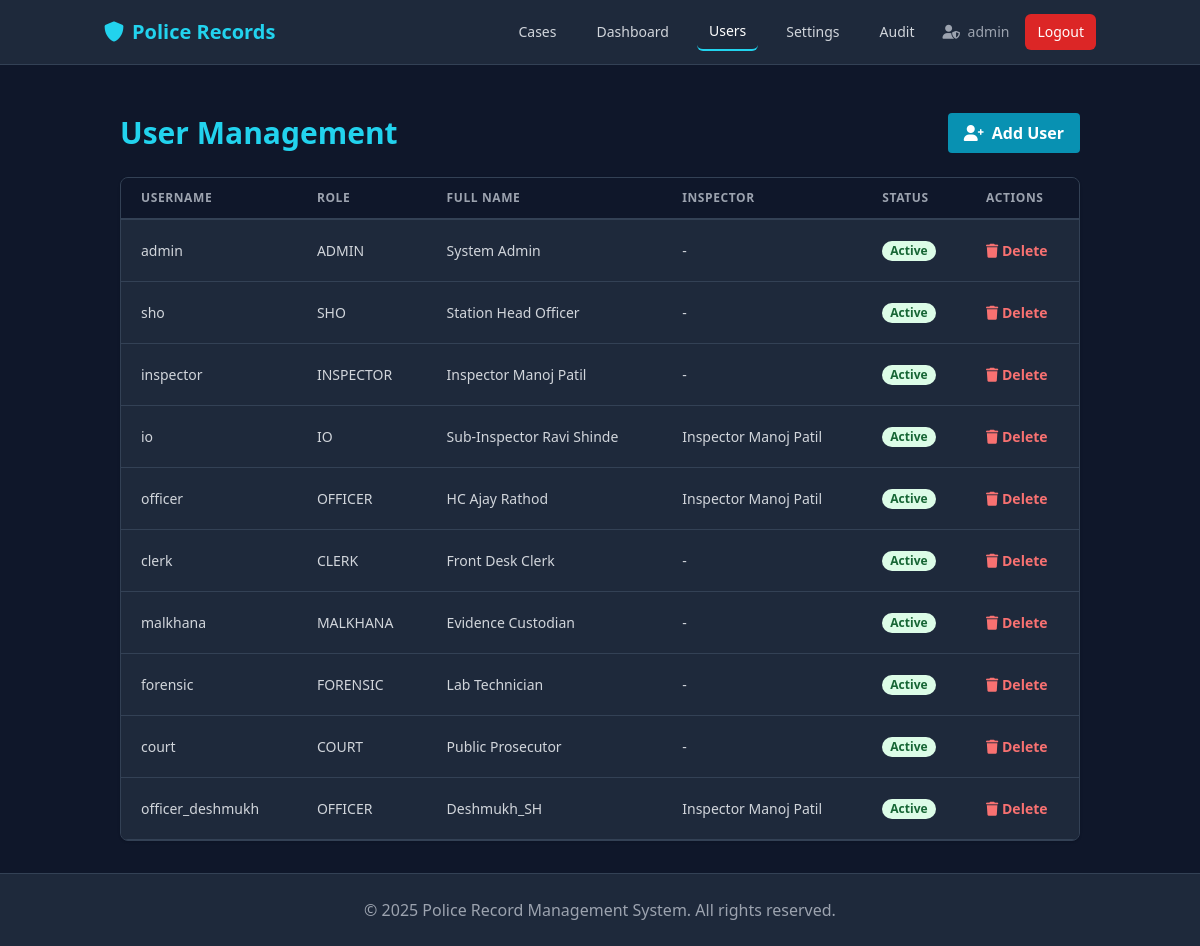
Before: /admin/users (signed in) with the older database file.
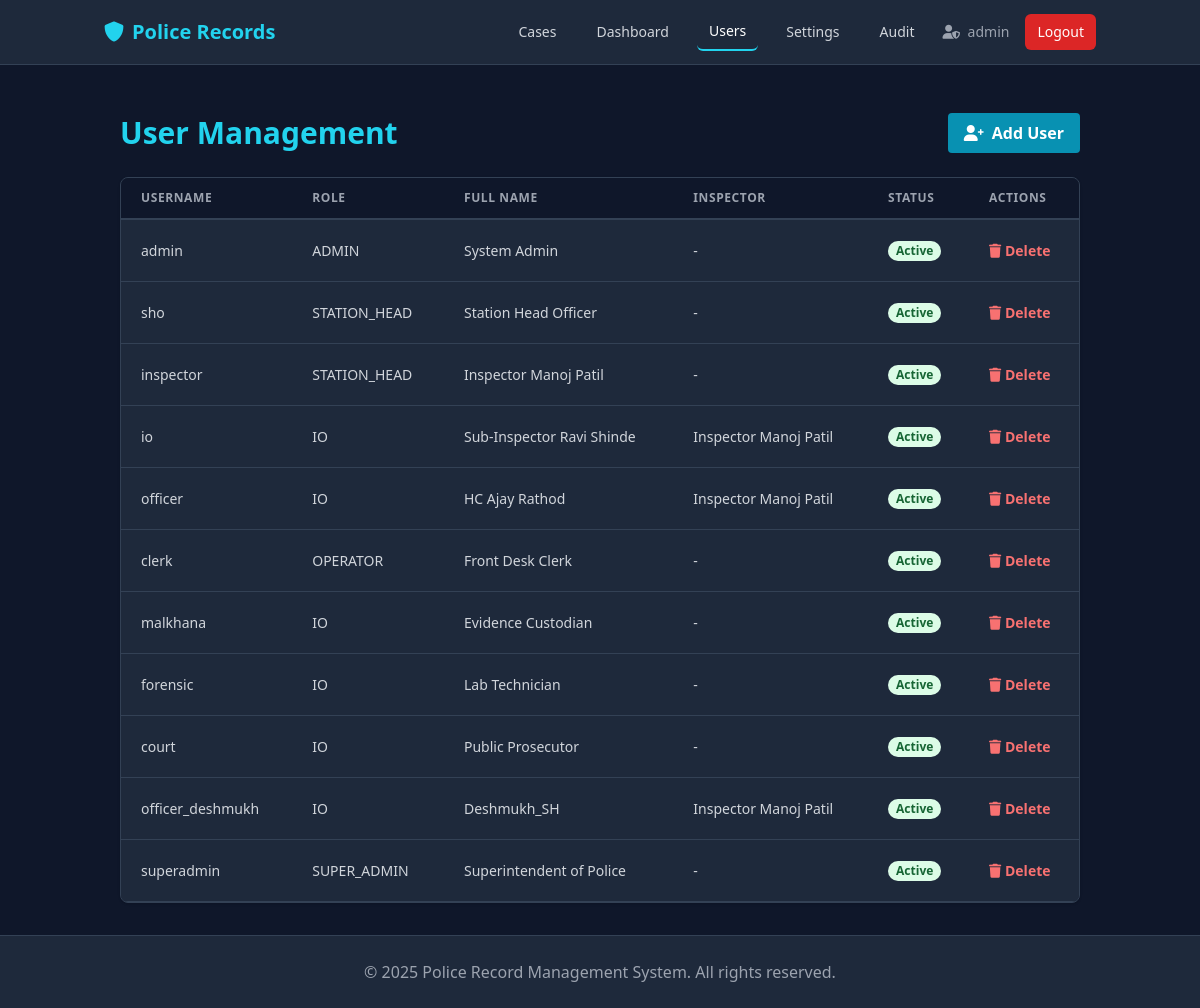
After: the same page with the newer database file.
### app/models.py (models this page shows, shortened)
class User(db.Model, UserMixin):
    id = db.Column(db.Integer, primary_key=True)
    station_id = db.Column(db.Integer, db.ForeignKey('station.id'), nullable=False)
    username = db.Column(db.String(80), unique=True, nullable=False)
    email = db.Column(db.String(120), unique=True, nullable=False)
    password_hash = db.Column(db.String(255), nullable=False)
    role = db.Column(db.String(50), nullable=False)
    full_name = db.Column(db.String(120), nullable=False)
    badge_number = db.Column(db.String(50))
    inspector_id = db.Column(db.Integer, db.ForeignKey('user.id'))
    is_active = db.Column(db.Boolean, default=True)
    created_at = db.Column(db.DateTime, default=datetime.utcnow)
    station = db.relationship('Station', backref='users')
    officers = db.relationship('User', backref=db.backref('inspector', remote_side=[id]), lazy=True)
    cases_reported = db.relationship('Case', foreign_keys='Case.created_by_id', backref='reporter', lazy=True)
    firs_filed = db.relationship('FIR', foreign_keys='FIR.filed_by_id', backref='filer', lazy=True)

### app/admin/routes.py (the view)
@admin.route('/admin/users')
@login_required
@admin_required
def users():
    users = User.query.filter_by(station_id=current_user.station_id).all()
    return render_template('admin/users.html', users=users)

### app/admin/routes.py (called while the page is built)
def admin_required(f):
    @wraps(f)
    def decorated_function(*args, **kwargs):
        if not current_user.is_authenticated or current_user.role != 'admin':
            return render_template('403.html'), 403
        return f(*args, **kwargs)
    return decorated_function

### app/models.py (called while the page is built)
@login_manager.user_loader
def load_user(user_id):
    return User.query.get(int(user_id))

### app/templates/admin/users.html (shortened to what this page needs)
{% extends "base.html" %}
{% block content %}
<div class="container mx-auto px-4">
    <div class="flex justify-between items-center mb-6">
        <h2 class="text-3xl font-bold text-cyan-400">User Management</h2>
        <a href="{{ url_for('admin.create_user') }}"
            class="bg-cyan-600 hover:bg-cyan-700 text-white font-bold py-2 px-4 rounded">
            <i class="fas fa-user-plus mr-2"></i>Add User
        </a>
    </div>
    <div class="bg-slate-800 rounded-lg shadow border border-slate-700 overflow-hidden">
        <table class="min-w-full leading-normal">
            <thead>
                <tr>
                    <th
                        class="px-5 py-3 border-b-2 border-slate-700 bg-slate-900 text-left text-xs font-semibold text-gray-400 uppercase tracking-wider">
                        Username</th>
                    <th
                        class="px-5 py-3 border-b-2 border-slate-700 bg-slate-900 text-left text-xs font-semibold text-gray-400 uppercase tracking-wider">
                        Role</th>
                    <th
                        class="px-5 py-3 border-b-2 border-slate-700 bg-slate-900 text-left text-xs font-semibold text-gray-400 uppercase tracking-wider">
                        Full Name</th>
                    <th
                        class="px-5 py-3 border-b-2 border-slate-700 bg-slate-900 text-left text-xs font-semibold text-gray-400 uppercase tracking-wider">
                        Inspector</th>
                    <th
                        class="px-5 py-3 border-b-2 border-slate-700 bg-slate-900 text-left text-xs font-semibold text-gray-400 uppercase tracking-wider">
                        Status</th>
                    <th
                        class="px-5 py-3 border-b-2 border-slate-700 bg-slate-900 text-left text-xs font-semibold text-gray-400 uppercase tracking-wider">
                        Actions</th>
                </tr>
            </thead>
            <tbody>
                {% for user in users %}
                <tr>
                    <td class="px-5 py-5 border-b border-slate-700 bg-slate-800 text-sm text-gray-300">{{ user.username
                        }}</td>
                    <td class="px-5 py-5 border-b border-slate-700 bg-slate-800 text-sm text-gray-300 uppercase">{{
                        user.role }}</td>
                    <td class="px-5 py-5 border-b border-slate-700 bg-slate-800 text-sm text-gray-300">{{ user.full_name
                        }}</td>
                    <td class="px-5 py-5 border-b border-slate-700 bg-slate-800 text-sm text-gray-300">
                        {% if user.inspector %}
                        {{ user.inspector.full_name }}
                        {% else %}
                        -
                        {% endif %}
                    </td>
                    <td class="px-5 py-5 border-b border-slate-700 bg-slate-800 text-sm">
                        <span
                            class="px-2 inline-flex text-xs leading-5 font-semibold rounded-full {{ 'bg-green-100 text-green-800' if user.is_active else 'bg-red-100 text-red-800' }}">
                            {{ 'Active' if user.is_active else 'Inactive' }}
                        </span>
                    </td>
                    <td class="px-5 py-5 border-b border-slate-700 bg-slate-800 text-sm">
                        <form action="{{ url_for('admin.delete_user', user_id=user.id) }}" method="POST"
                            onsubmit="return confirm('Are you sure you want to delete this user?');">
                            <button type="submit" class="text-red-400 hover:text-red-300 font-bold">
                                <i class="fas fa-trash"></i> Delete
                            </button>
                        </form>
                    </td>
                </tr>
                {% endfor %}
            </tbody>
        </table>
    </div>
</div>
{% endblock %}

### app/templates/base.html (shortened to what this page needs)
<!DOCTYPE html>
<html lang="en">
<head>
    <script src="https://cdn.tailwindcss.com"></script>
    <link href="https://cdnjs.cloudflare.com/ajax/libs/font-awesome/6.0.0/css/all.min.css" rel="stylesheet">
</head>
<body class="bg-slate-900 text-gray-100 min-h-screen flex flex-col">
    <nav class="bg-slate-800 border-b border-slate-700">
        <div class="container mx-auto px-4">
            <div class="flex justify-between items-center h-16">
                <a href="{{ url_for('main.index') }}" class="text-xl font-bold text-cyan-400">
                    <i class="fas fa-shield-alt mr-2"></i>Police Records
                </a>
                <div class="flex items-center space-x-4">
                    {% if current_user.is_authenticated %}
                    <a href="{{ url_for('cases.list_cases') }}"
                        class="text-gray-300 hover:text-white px-3 py-2 rounded-md text-sm font-medium {{ 'border-b-2 border-cyan-400 text-white' if 'cases' in request.endpoint }}">Cases</a>
                    {% if current_user.role == 'admin' %}
                    <a href="{{ url_for('dashboard.admin_dashboard') }}"
                        class="text-gray-300 hover:text-white px-3 py-2 rounded-md text-sm font-medium {{ 'border-b-2 border-cyan-400 text-white' if request.endpoint == 'dashboard.admin_dashboard' }}">Dashboard</a>
                    <a href="{{ url_for('admin.users') }}"
                        class="text-gray-300 hover:text-white px-3 py-2 rounded-md text-sm font-medium {{ 'border-b-2 border-cyan-400 text-white' if request.endpoint == 'admin.users' }}">Users</a>
                    <a href="{{ url_for('admin.settings') }}"
                        class="text-gray-300 hover:text-white px-3 py-2 rounded-md text-sm font-medium {{ 'border-b-2 border-cyan-400 text-white' if request.endpoint == 'admin.settings' }}">Settings</a>
                    <a href="{{ url_for('admin.audit_logs') }}"
                        class="text-gray-300 hover:text-white px-3 py-2 rounded-md text-sm font-medium {{ 'border-b-2 border-cyan-400 text-white' if request.endpoint == 'admin.audit_logs' }}">Audit</a>
                    {% endif %}
                    <span class="text-gray-400 text-sm ml-4 mr-2">
                        <i class="fas fa-user-shield mr-1"></i> {{ current_user.username }}
                    </span>
                    <a href="{{ url_for('auth.logout') }}"
                        class="bg-red-600 hover:bg-red-700 text-white px-3 py-2 rounded-md text-sm font-medium ml-2">Logout</a>
                    {% else %}
                    <a href="{{ url_for('auth.login') }}" class="text-gray-300 hover:text-white">Login</a>
                    <a href="{{ url_for('auth.register') }}"
                        class="bg-cyan-600 hover:bg-cyan-700 text-white px-4 py-2 rounded">Register</a>
                    {% endif %}
                </div>
            </div>
        </div>
    </nav>
    <main class="flex-grow container mx-auto px-4 py-8">
        {% block content %}{% endblock %}
    </main>
    <footer class="bg-slate-800 border-t border-slate-700 py-6 mt-auto">
        <div class="container mx-auto px-4 text-center text-gray-400">
            <p>&copy; {{ now.year if now else 2025 }} Police Record Management System. All rights reserved.</p>
        </div>
    </footer>
</body>
</html>

Changed rows visible on the page:
changed User "sho": role "SHO" → "STATION_HEAD"
changed User "inspector": role "INSPECTOR" → "STATION_HEAD"
changed User "officer": role "OFFICER" → "IO"
changed User "clerk": role "CLERK" → "OPERATOR"
changed User "malkhana": role "MALKHANA" → "IO"
changed User "forensic": role "FORENSIC" → "IO"
changed User "court": role "COURT" → "IO"
changed User "officer_deshmukh": role "OFFICER" → "IO"
added User: username "superadmin", role "SUPER_ADMIN", full_name "Superintendent of Police", is_active "Active"
